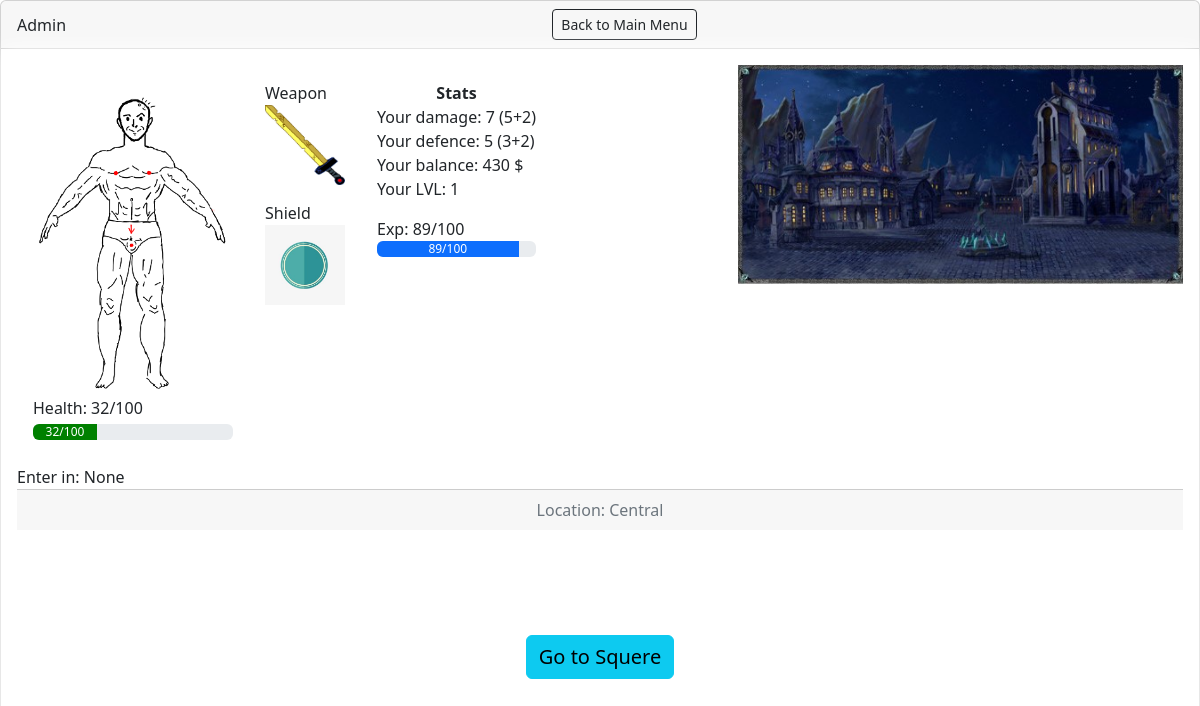
The page /game/location1/ (signed in) on the database as committed earlier.
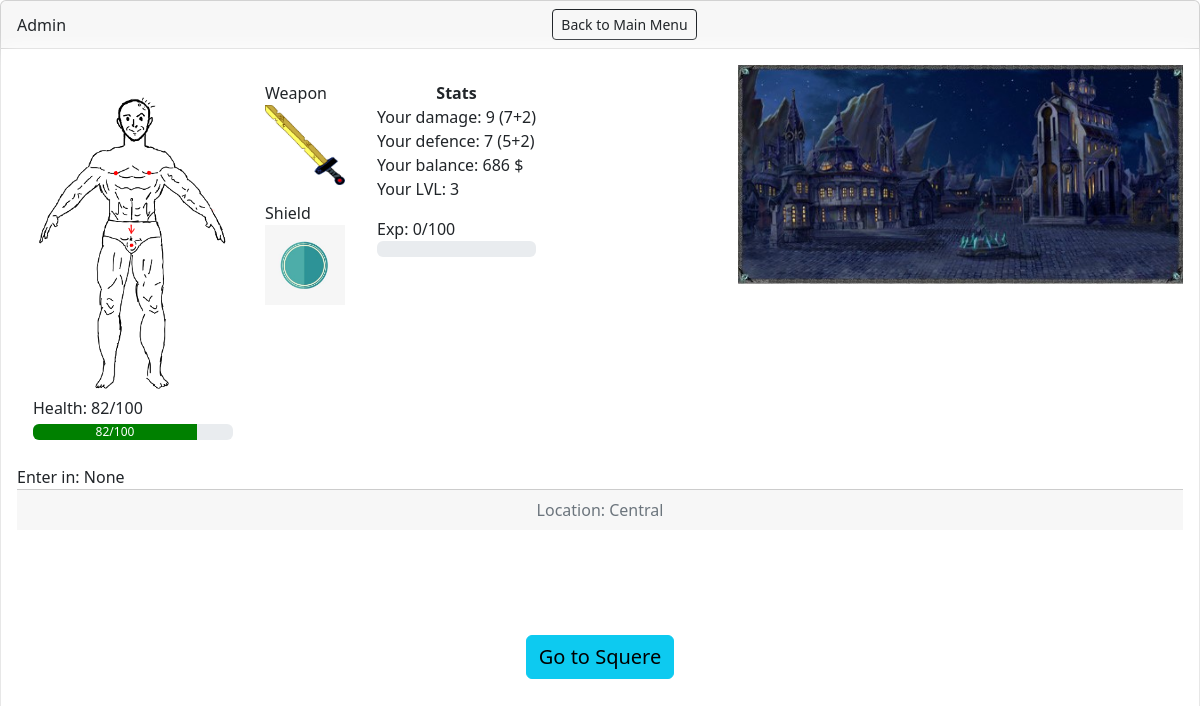
The same page on the database as committed later.
### User/models.py (models this page shows, shortened)
class Newuser(AbstractUser):
    health = models.IntegerField("HP",default=100)
    attack = models.IntegerField("ATTACK",default=5)
    defence = models.IntegerField("ARMOR",default=3)
    img = models.ImageField("IMG",upload_to="img/",default="")
    balance = models.DecimalField("MONEY", default=100, decimal_places=0,max_digits=10)
    lvl = models.IntegerField("LEVEL",default=1)
    exp = models.IntegerField("EXP",default=0)
    weapon = models.ForeignKey('Weapon',verbose_name="WEAPON",default='',null=True,blank=True,on_delete=models.SET_NULL)
    armor = models.ForeignKey('Armor',verbose_name="ARMOR",default='',null=True,blank=True,on_delete=models.SET_NULL)
    dungeon_lvl = models.IntegerField("DUNGEON LVL",default=1)
    dungeon_loc = models.IntegerField("DUNGEON LOCATION", default=0)
    is_fight = models.BooleanField("IS FIGHT",default=False)
    enemy = models.ForeignKey("Enemy",verbose_name="ENEMY",default='',null=True,blank=True,on_delete=models.SET_NULL)
    def ReturnAllDamage(self):
        if self.weapon is None:
            return self.attack
        else:
            return self.attack+self.weapon.damage
    def ReturnAllArmor(self):
        if self.armor is None:
            return self.defence
        else:
            return self.defence+self.armor.armor
    def CheckEXP(self):
        if self.lvl == 99:
            self.exp=100
        else:
            if self.exp>=100:
                self.lvl+=1
                self.defence=self.defence+1
                self.attack=self.attack+1
                self.exp=0
        self.save()
        return self.lvl

class Weapon(models.Model):
    name = models.CharField("WEAPON NAME",max_length=30)
    damage = models.IntegerField("DAMAGE+")
    img = models.ImageField("IMG",upload_to="weapon")
    balance = models.IntegerField("SUM")
    lvl = models.IntegerField("LVL")

class Armor(models.Model):
    name = models.CharField("ARMOR NAME",max_length=30)
    img = models.ImageField("IMG",upload_to="armor")
    armor = models.IntegerField("AROMOR+")
    balance = models.IntegerField("SUM")
    lvl = models.IntegerField("LVL")

### Game/views.py (the view)
# urls.py: path('location1/',Location1.as_view(),name='loc1'),
class Location1(LoginRequiredMixin,TemplateView):
    template_name='BK/home.html'

### templates/BK/home.html (shortened to what this page needs)
{% load static %}
<!DOCTYPE html>
<html>
    <head>
        <link href="https://cdn.jsdelivr.net/npm/bootstrap@5.2.0-beta1/dist/css/bootstrap.min.css" rel="stylesheet">
    </head>
    <body>
        <div class="card">
            <div class="card-header d-flex align-items-center">
              <span>{{user.username}}</span>
              <a class="btn btn-sm btn-outline-dark mx-auto" href="{% url 'home' %}">Back to Main Menu</a>
            </div>
            <div class="card-body d-flex flex-column shadown">
                <div class="d-flex justify-content-between media">
                <div class="d-flex w-100 up">
                    <div class='user_model  d-flex flex-column align-items-between'>
                        <div class="img_user"><img src="{% static 'img/based_2.png' %}" class="w-100 h-100" /></div>
                        <span>Health: {{user.health}}/100</span>
                        <div class="progress mt-1">
                            <div class="progress-bar bg_pr" role="progressbar" style="width: {{user.health}}%" aria-valuenow="{{user.health}}" aria-valuemin="0" aria-valuemax="100">{{user.health}}/100</div>
                        </div>
                    </div>
                    <div class='m-3'>
                        <span class="text-center">Weapon</span>
                        {% if user.weapon.img %}
                        <div><img src="{{user.weapon.img.url}}" class="item_img mb-3"/></div>
                        {% else %}
                        <div class='no_image_attr mb-3'></div>
                        {% endif %}
                        <span class='text-center'>Shield</span>
                        {% if user.armor.img %}
                        <div><img src="{{user.armor.img.url}}" class="item_img mb-3"/></div>
                        {% else %}
                        <div class='no_image_attr'></div>
                        {% endif %}
                    </div>
                    <div class='m-3 stats'>
                        <div class='text-center'><b>Stats</b></div>
                        <div class=>
                            <div>Your damage: {{user.ReturnAllDamage}} ({{user.attack}}{% if user.weapon is not None %}+{{user.weapon.damage}}{% endif %})</div>
                        <div>Your defence: {{user.ReturnAllArmor}} ({{user.defence}}{% if user.armor is not None %}+{{user.armor.armor}}{% endif %})</div>
                        <div>Your balance: {{user.balance}} $</div>
                        <div>Your LVL: {{user.CheckEXP}}</div>
                        <div class="mt-3">Exp: {{user.exp}}/100</div>
                        <div class="progress">
                            <div class="progress-bar" role="progressbar" style="width: {{user.exp}}%;" aria-valuenow="{{user.exp}}" aria-valuemin="0" aria-valuemax="100">{{user.exp}}/100</div>
                        </div>
                        </div>
                    </div>
                </div>
                    <div class="map">
                    </div>
            </div>
            {% block enter %}
            <span>Enter in: None</span>
            {% endblock enter %}
            <div class="card-footer text-muted text-center">
            {% block locat_name %}
            Location: Central
            {% endblock locat_name %}
            </div>
            <div class="d-flex justify-content-center align-items-center nav">
                {% block bnts %}<a class="btn btn-info fs-5" href="{% url 'loc2'%}">Go to Squere</a>{% endblock bnts %}
            </div>
          </div>
    </body>
</html>

Rows that differ between the two databases and show on the page:
changed Newuser "Admin": health "32" → "82"; ReturnAllDamage "7" → "9"; attack "5" → "7"; ReturnAllArmor "5" → "7"; defence "3" → "5"; balance "430" → "686"; CheckEXP "1" → "3"; exp "89" → "0"; exp "89" → (not shown)
Other text that changed with them:
text no longer shown: "/100"
